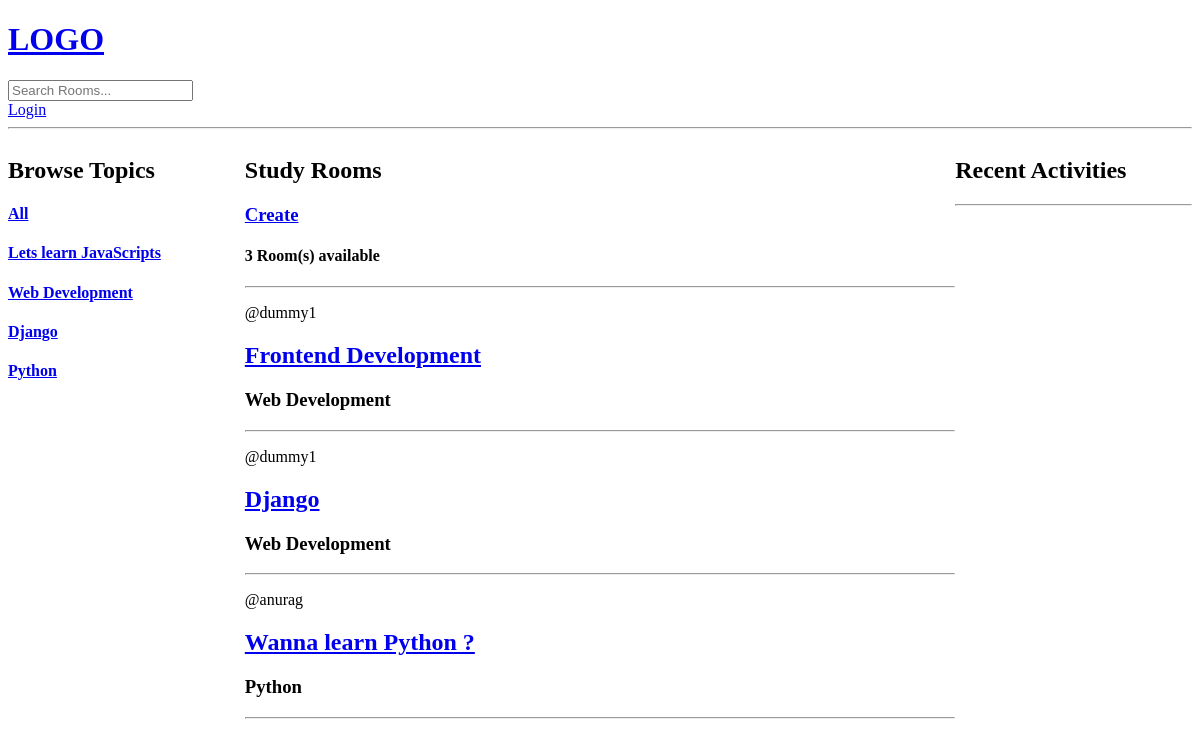
The app's page /, older data.
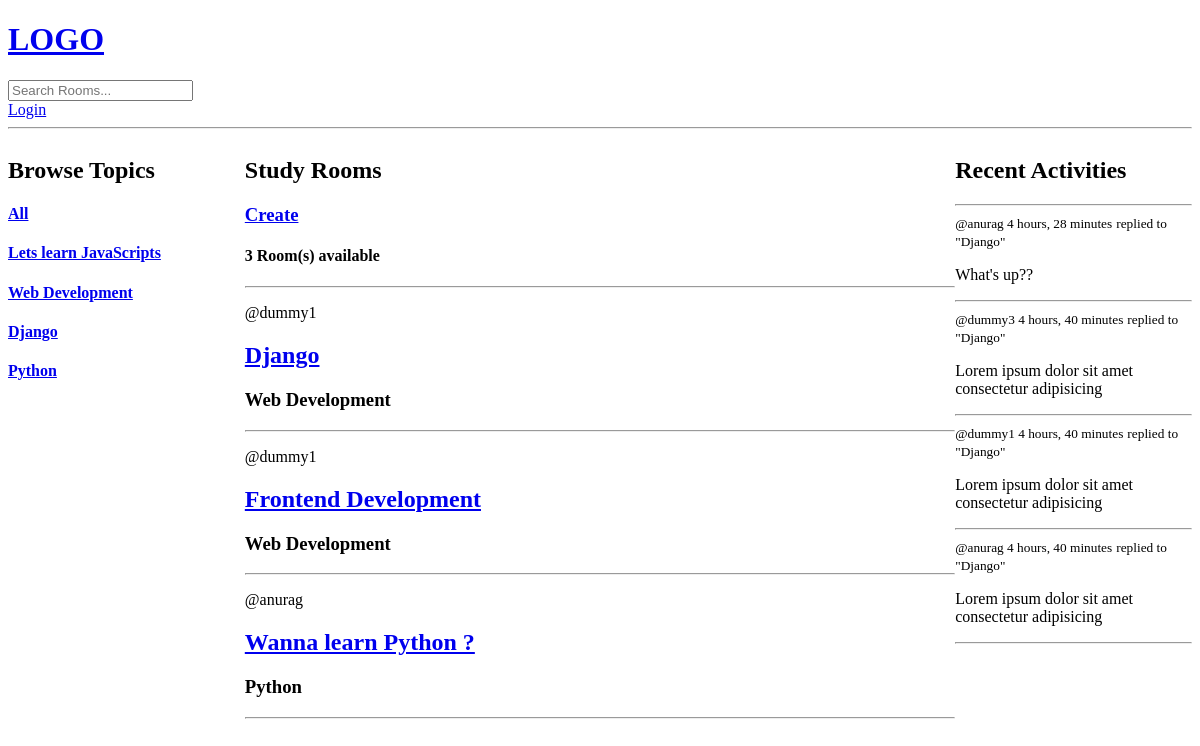
The same page, newer data.
### base/models.py (models this page shows, shortened)
class Topic(models.Model):
    name = models.CharField(max_length=200)

class Room(models.Model):
    host =models.ForeignKey(User,on_delete=models.SET_NULL,null=True)
    topic = models.ForeignKey(Topic,on_delete=models.SET_NULL,null=True)
    name = models.CharField(max_length=200)
    description = models.TextField(null=True,blank=True)
    participants = models.ManyToManyField(User,related_name='participants',blank=True)
    updated = models.DateTimeField(auto_now=True)
    created = models.DateTimeField(auto_now_add=True)
    class Meta:
        ordering = ['-updated','-created']
    def __str__(self):
        return self.name

class Message(models.Model):
    user = models.ForeignKey(User,on_delete=models.CASCADE)
    room = models.ForeignKey(Room,on_delete=models.CASCADE)
    body = models.TextField()
    updated = models.DateTimeField(auto_now=True)
    created = models.DateTimeField(auto_now_add=True)
    class Meta:
        ordering = ['-updated','-created']
    def __str__(self) -> str:
        return self.body[:50]

### base/views.py (the view)
# urls.py: path('',views.home,name="home"),
def home(request):
    q = request.GET.get('q') if request.GET.get('q') != None else ''
    rooms = Room.objects.filter(
        Q(topic__name__icontains=q) |
        Q(name__icontains=q) |
        Q(description__icontains=q)
    )
    topics = Topic.objects.all()
    room_count = rooms.count()
    room_messages = Message.objects.all()
    context = {'rooms':rooms,'topics':topics,'room_count':room_count,'room_messages':room_messages}
    return render(request,'base/home.html',context)

### base/templates/base/home.html (shortened to what this page needs)
{% extends 'main.html' %}
{% block content %}
<div class="home-container">
        <div>
            <h2>Browse Topics</h2>
            <div>
                <h4><a href="{% url 'home' %}">All</a></h4>
            </div>
            {% for topic in topics %}
            <div>
            <h4><a href="{% url 'home' %}?q={{topic.name}}">{{topic.name}}</a></h4>
            </div>
            {% endfor %}
        </div>
        <div>
            <h2>Study Rooms</h2>
            <h3><a href="{% url 'create-room' %}">Create</a></h3>
            <h4>{{room_count}} Room(s) available</h4>
            <hr>
            <div>
                {% for room in rooms %}
                    <div>
                        <p>@{{room.host.username}}</p>
                        <h2><a href = "{% url 'room' room.id %}">{{room.name}}</a></h2>
                        <h3>{{room.topic.name}}</h3>
                    </div>
                    <hr>
                {% endfor %}
            </div>
        </div>
        <div>
            <h2>Recent Activities</h2>
            <hr>
            {% for message in room_messages %}
            <div>
                <small>@{{message.user}}  {{message.created|timesince}}</small>
                <small>replied to "{{message.room}}"</small>
                <p>{{message}}</p>
                <hr>
            </div>
            {% endfor %}
        </div>
</div>
{% endblock %}

### templates/main.html (shortened to what this page needs)
<!DOCTYPE html>
<html lang="en">
<head>
</head>
<body>
    {% include 'navbar.html' %}
    {% block content %}
    {% endblock %}
</body>
</html>

### templates/navbar.html
<a href="/">
    <h1>LOGO</h1>
</a>
<form action="{% url 'home' %}" method="get">
    <input type="search" name="q" placeholder="Search Rooms...">
</form>
{% if request.user.is_authenticated %}
<h3>Hello {{request.user}}</h3>
<a href="{% url 'logout' %}">Logout</a>
{% else %}
<a href="{% url 'login' %}">Login</a>
{% endif %}
<hr>

### base/templates/base/home.html (style rules this page uses)
.home-container { display: grid; grid-template-columns: 1fr 3fr 1fr; }

Row changes from the older to the newer data that the page shows:
changed Room "Django": moves up the list
added Message: user "anurag", created "4 hours, 28 minutes", room "Django", body "What's up??"
added Message: user "dummy3", created "4 hours, 40 minutes", room "Django", body "Lorem ipsum dolor sit amet consectetur adipisicing"
added Message: user "dummy1", created "4 hours, 40 minutes", room "Django", body "Lorem ipsum dolor sit amet consectetur adipisicing"
added Message: user "anurag", created "4 hours, 40 minutes", room "Django", body "Lorem ipsum dolor sit amet consectetur adipisicing"
